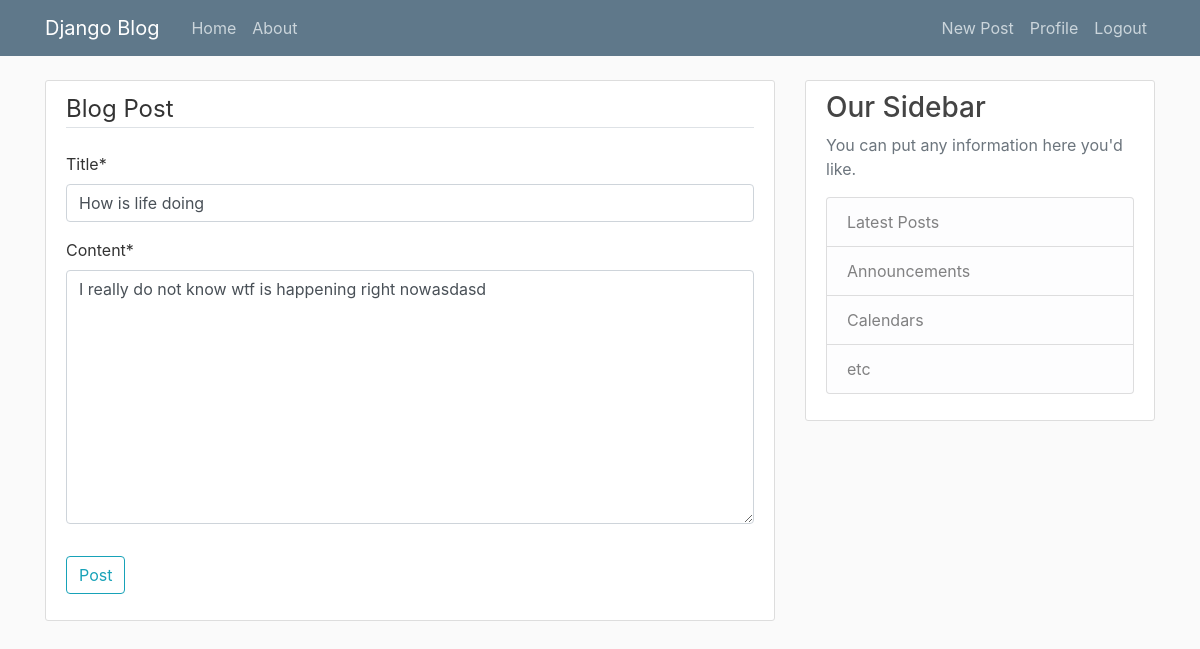
Screenshot of /post/3/update/ (signed in) with the database file from the repository.
### blogs/models.py (models this page shows, shortened)
class Post(models.Model):
    title = models.CharField(max_length=200)
    content = models.TextField()
    date_posted = models.DateTimeField(default=timezone.now)
    author = models.ForeignKey(to=User, on_delete=models.CASCADE)

### blogs/views.py (the view, shortened to what this page needs)
# urls.py: path('post/<int:pk>/update/', PostUpdateView.as_view(), name='post-update'),
class PostUpdateView(LoginRequiredMixin, UserPassesTestMixin, UpdateView):
    model = Post
    fields = ['title', 'content']
    def test_func(self):
        post = self.get_object()
        return self.request.user == post.author

### blogs/templates/blogs/post_form.html (shortened to what this page needs)
{% extends "blogs/base.html" %}
{% load crispy_forms_tags %}
{% block content %}
    <div class="content-section">
        <form action="" method="POST">
            <fieldset class="form-group">
                <legend class="border-bottom mb-4">Blog Post</legend>
                {{ form|crispy }}
            </fieldset>
            <div class="form-group">
                <input type="submit" value="Post" class="btn btn-outline-info">
            </div>
        </form>
    </div>
{% endblock content %}

### blogs/static/blogs/main.css (style rules this page uses)
body { background: #fafafa; color: #333333; margin-top: 5rem; }
.content-section { background: #ffffff; padding: 10px 20px; border: 1px solid #dddddd; border-radius: 3px; margin-bottom: 20px; }

### rows the page displays
Post: title "How is life doing", content "I really do not know wtf is happening right nowasdasd"
